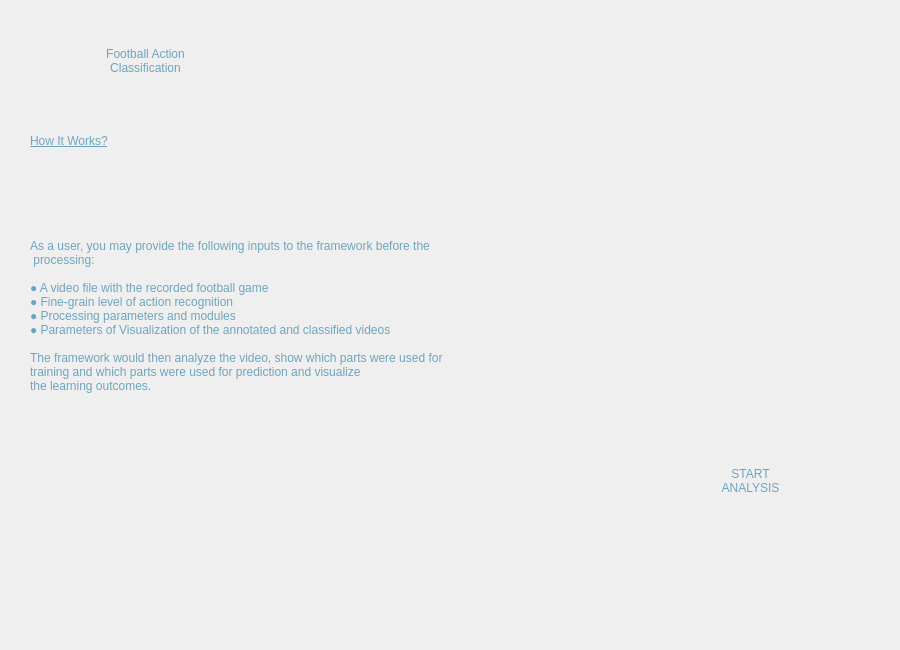
<?xml version="1.0" encoding="UTF-8"?>
<ui version="4.0">
 <class>Dialog</class>
 <widget class="QDialog" name="Dialog">
  <property name="geometry">
   <rect>
    <x>0</x>
    <y>0</y>
    <width>900</width>
    <height>650</height>
   </rect>
  </property>
  <property name="windowTitle">
   <string>Dialog</string>
  </property>
  <widget class="QWidget" name="backgroundwidget" native="true">
   <property name="geometry">
    <rect>
     <x>0</x>
     <y>0</y>
     <width>901</width>
     <height>651</height>
    </rect>
   </property>
   <property name="styleSheet">
    <string notr="true">QWidget#widget{ 
background-color: qlineargradient(spread:pad, x1:0.384211, y1:0.023, x2:0.768, y2:1, stop:0 rgba(29, 30, 73, 255), stop:1 rgba(39, 41, 100, 255));}</string>
   </property>
   <widget class="QLabel" name="backgroundPhoto">
    <property name="geometry">
     <rect>
      <x>0</x>
      <y>-30</y>
      <width>900</width>
      <height>700</height>
     </rect>
    </property>
    <property name="styleSheet">
     <string notr="true"/>
    </property>
    <property name="text">
     <string/>
    </property>
    <property name="pixmap">
     <pixmap>background.jpg</pixmap>
    </property>
    <property name="scaledContents">
     <bool>true</bool>
    </property>
   </widget>
   <widget class="QPushButton" name="startAnalysisButton">
    <property name="geometry">
     <rect>
      <x>650</x>
      <y>420</y>
      <width>201</width>
      <height>121</height>
     </rect>
    </property>
    <property name="styleSheet">
     <string notr="true">QPushButton {
	border-radius: 15px;
	background-color: qlineargradient(spread:pad, x1:0.384211, y1:0.023, x2:0.768, 		y2:1, stop:0 rgba(29, 30, 73, 255), stop:1 rgba(39, 41, 100, 255));

	font: 75 19pt &quot;Comic Sans MS&quot;; color: rgb(110, 164, 190)
}

QPushButton:hover{
	background-color: rgb(54, 57, 138);
}
QPushButton:pressed{
	background-color: rgb(91, 96, 230);
}</string>
    </property>
    <property name="text">
     <string>START
ANALYSIS</string>
    </property>
   </widget>
   <widget class="QPushButton" name="FACButton">
    <property name="geometry">
     <rect>
      <x>10</x>
      <y>10</y>
      <width>271</width>
      <height>101</height>
     </rect>
    </property>
    <property name="cursor">
     <cursorShape>PointingHandCursor</cursorShape>
    </property>
    <property name="styleSheet">
     <string notr="true">QPushButton {
	border-radius: 15px;
	background-color: qlineargradient(spread:pad, x1:0.384211, y1:0.023, x2:0.768, 		y2:1, stop:0 rgba(29, 30, 73, 255), stop:1 rgba(39, 41, 100, 255));

	font: 75 22pt &quot;Comic Sans MS&quot;; color: rgb(110, 164, 190)
}

QPushButton:hover{
	background-color: rgb(54, 57, 138);
}
QPushButton:pressed{
	background-color: rgb(91, 96, 230);
}</string>
    </property>
    <property name="text">
     <string>Football Action
Classification</string>
    </property>
   </widget>
   <widget class="QLabel" name="howItWorksText">
    <property name="geometry">
     <rect>
      <x>30</x>
      <y>160</y>
      <width>751</width>
      <height>311</height>
     </rect>
    </property>
    <property name="styleSheet">
     <string notr="true">font: 75 12pt &quot;Comic Sans MS&quot;; color: rgb(110, 164, 190)</string>
    </property>
    <property name="text">
     <string>As a user, you may provide the following inputs to the framework before the
 processing:

● A video file with the recorded football game
● Fine-grain level of action recognition
● Processing parameters and modules
● Parameters of Visualization of the annotated and classified videos

The framework would then analyze the video, show which parts were used for
training and which parts were used for prediction and visualize 
the learning outcomes.</string>
    </property>
   </widget>
   <widget class="QLabel" name="howItWorksHeadText">
    <property name="geometry">
     <rect>
      <x>30</x>
      <y>120</y>
      <width>271</width>
      <height>41</height>
     </rect>
    </property>
    <property name="styleSheet">
     <string notr="true">font: 75 18pt &quot;Comic Sans MS&quot;; color: rgb(110, 164, 190);
text-decoration: underline;</string>
    </property>
    <property name="text">
     <string>How It Works?</string>
    </property>
   </widget>
  </widget>
 </widget>
 <resources>
  <include location="background.qrc"/>
 </resources>
 <connections/>
</ui>
